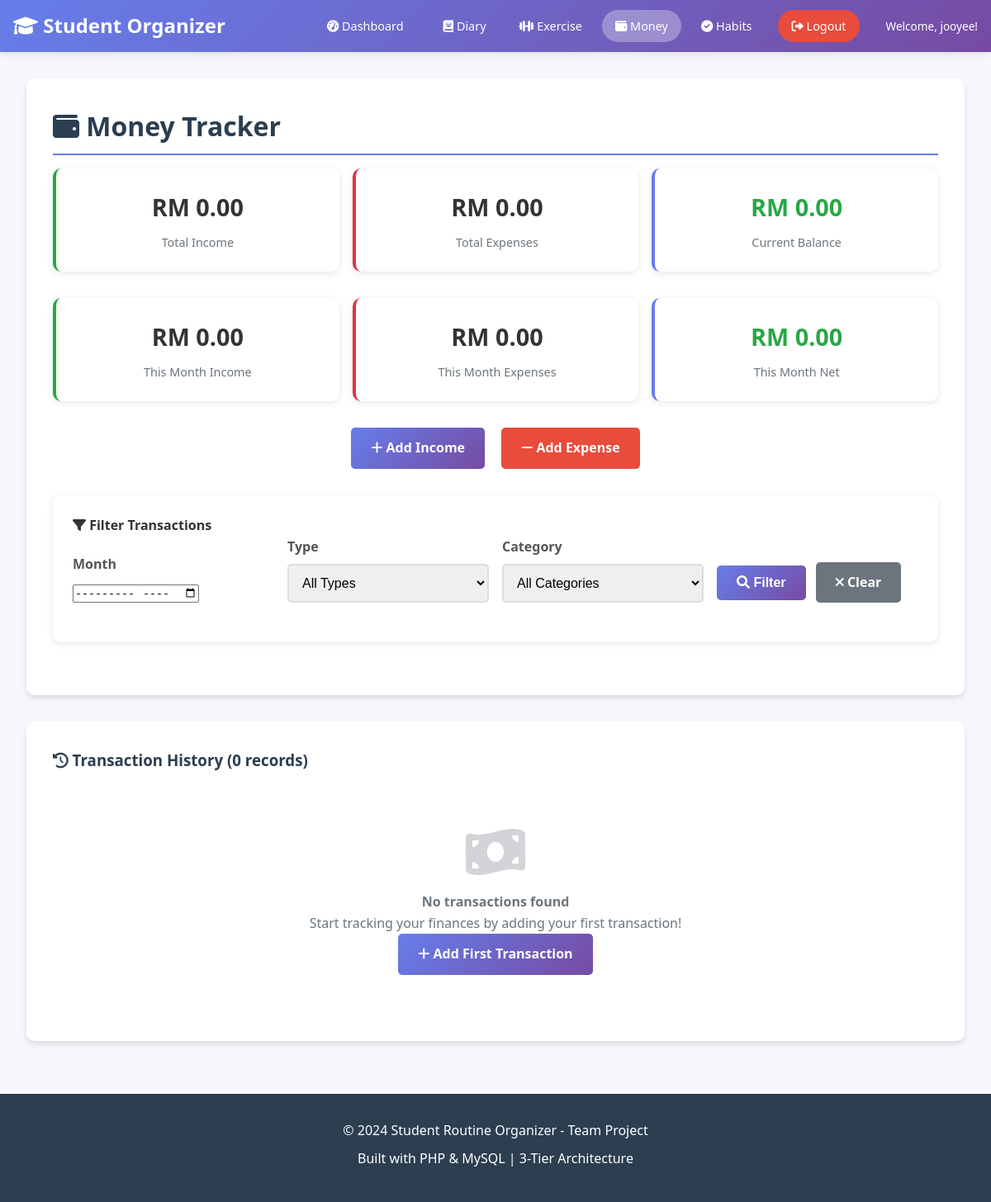
Before: /money/index.php (signed in) with the older database file.
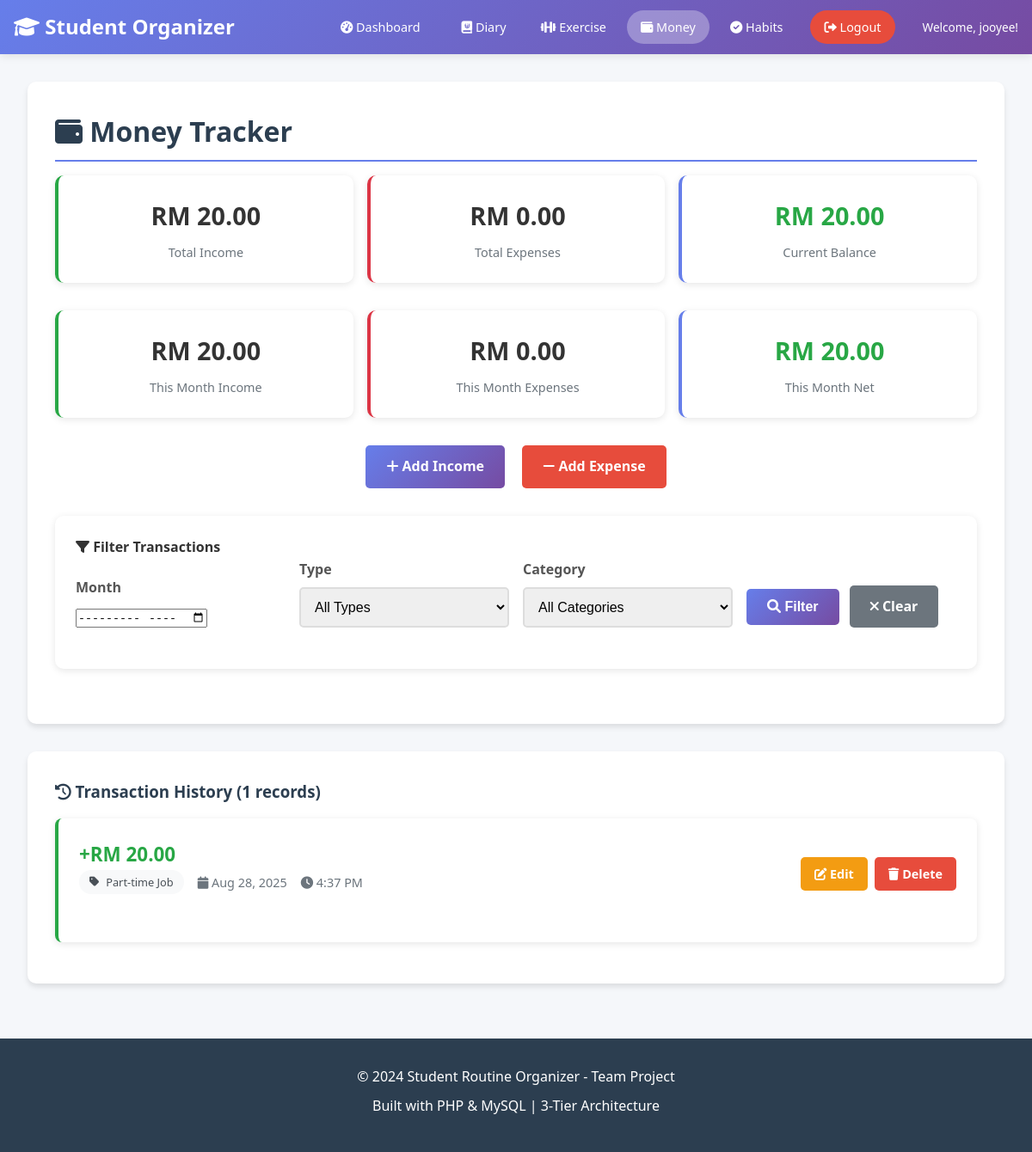
After: the same page with the newer database file.
### tables this page shows
CREATE TABLE `money_transactions` (
  `transaction_id` int(11) NOT NULL,
  `user_id` int(11) NOT NULL,
  `type` enum('income','expense') NOT NULL,
  `amount` decimal(10,2) NOT NULL,
  `category` varchar(50) NOT NULL,
  `description` varchar(255) DEFAULT NULL,
  `transaction_date` date NOT NULL,
  `created_at` timestamp NOT NULL DEFAULT current_timestamp(),
  `updated_at` timestamp NOT NULL DEFAULT current_timestamp() ON UPDATE current_timestamp()
);

### money/index.php (the view, shortened to what the changed rows need)
<?php
require_once '../includes/ErrorHandler.php';
$user_id = SessionManager::getCurrentUserId();
try {
    $db = new Database();
    $conn = $db->getConnection();
} catch (Exception $e) {
    die("Database connection error: " . $e->getMessage());
}
$filterMonth = isset($_GET['month']) && !empty($_GET['month']) ? $_GET['month'] : '';
$filterCategory = isset($_GET['category']) && !empty($_GET['category']) ? $_GET['category'] : '';
$filterType = isset($_GET['type']) && !empty($_GET['type']) ? $_GET['type'] : '';
$balanceStmt = $conn->prepare("
    SELECT
        COALESCE(SUM(CASE WHEN type = 'income' THEN amount ELSE 0 END), 0) as total_income,
        COALESCE(SUM(CASE WHEN type = 'expense' THEN amount ELSE 0 END), 0) as total_expenses,
        COALESCE(SUM(CASE WHEN type = 'income' THEN amount ELSE -amount END), 0) as current_balance
    FROM money_transactions
    WHERE user_id = ?
");
$balanceStmt->execute([$user_id]);
$balance = $balanceStmt->fetch(PDO::FETCH_ASSOC);
$summaryMonth = $filterMonth ?: date('Y-m');
$monthlyStmt = $conn->prepare("
    SELECT
        COALESCE(SUM(CASE WHEN type = 'income' THEN amount ELSE 0 END), 0) as month_income,
        COALESCE(SUM(CASE WHEN type = 'expense' THEN amount ELSE 0 END), 0) as month_expenses
    FROM money_transactions
    WHERE user_id = ? AND DATE_FORMAT(transaction_date, '%Y-%m') = ?
");
$monthlyStmt->execute([$user_id, $summaryMonth]);
$monthly = $monthlyStmt->fetch(PDO::FETCH_ASSOC);
$whereConditions = ["user_id = ?"];
$queryParams = [$user_id];
$whereClause = implode(' AND ', $whereConditions);
$page = isset($_GET['page']) ? (int)$_GET['page'] : 1;
$perPage = 20;
$offset = ($page - 1) * $perPage;
$countQuery = "SELECT COUNT(*) FROM money_transactions WHERE $whereClause";
$countStmt = $conn->prepare($countQuery);
$countStmt->execute($queryParams);
$totalTransactions = $countStmt->fetchColumn();
$transactionQuery = "
    SELECT * FROM money_transactions
    WHERE $whereClause
    ORDER BY transaction_date DESC, created_at DESC
    LIMIT $perPage OFFSET $offset
";
$transactionStmt = $conn->prepare($transactionQuery);
$transactionStmt->execute($queryParams);
$transactions = $transactionStmt->fetchAll(PDO::FETCH_ASSOC);
include '../includes/header.php';
?>
<div class="container">
    <h2><i class="fas fa-wallet"></i> Money Tracker</h2>
    <div class="balance-cards">
        <div class="balance-card income">
            <div class="balance-amount">RM <?php echo number_format($balance['total_income'], 2); ?></div>
            <div class="balance-label">Total Income</div>
        </div>
        <div class="balance-card balance">
            <div class="balance-amount" style="color: <?php echo $balance['current_balance'] >= 0 ? '#28a745' : '#dc3545'; ?>">
                RM <?php echo number_format($balance['current_balance'], 2); ?>
            </div>
            <div class="balance-label">Current Balance</div>
        </div>
    </div>
    <div class="balance-cards">
        <div class="balance-card income">
            <div class="balance-amount">RM <?php echo number_format($monthly['month_income'], 2); ?></div>
            <div class="balance-label">This Month Income</div>
        </div>
        <div class="balance-card balance">
            <div class="balance-amount" style="color: <?php echo ($monthly['month_income'] - $monthly['month_expenses']) >= 0 ? '#28a745' : '#dc3545'; ?>">
                RM <?php echo number_format($monthly['month_income'] - $monthly['month_expenses'], 2); ?>
            </div>
            <div class="balance-label">This Month Net</div>
        </div>
    </div>
</div>
<div class="container">
    <h3><i class="fas fa-history"></i> Transaction History (<?php echo number_format($totalTransactions); ?> records)</h3>
    <?php if (empty($transactions)): ?>
        <div style="text-align: center; padding: 3rem; color: #6c757d;">
            <i class="fas fa-money-bill-wave" style="font-size: 4rem; margin-bottom: 1rem; opacity: 0.3;"></i>
            <h4>No transactions found</h4>
            <?php if ($filterMonth || $filterCategory || $filterType): ?>
                <p>No transactions match your current filters.</p>
                <p><strong>Current filters:</strong>
                    <?php if ($filterMonth): ?>Month: <?php echo date('F Y', strtotime($filterMonth . '-01')); ?> | <?php endif; ?>
                    <?php if ($filterType): ?>Type: <?php echo ucfirst($filterType); ?> | <?php endif; ?>
                    <?php if ($filterCategory): ?>Category: <?php echo $filterCategory; ?><?php endif; ?>
                </p>
                <a href="index.php" class="btn btn-primary">
                    <i class="fas fa-times"></i> Clear All Filters
                </a>
            <?php else: ?>
                <p>Start tracking your finances by adding your first transaction!</p>
                <a href="add_transaction.php" class="btn btn-primary">
                    <i class="fas fa-plus"></i> Add First Transaction
                </a>
            <?php endif; ?>
        </div>
    <?php else: ?>
        <?php foreach ($transactions as $transaction): ?>
            <div class="transaction-card <?php echo $transaction['type']; ?>">
                <div class="transaction-header">
                    <div>
                        <div class="transaction-amount <?php echo $transaction['type']; ?>">
                            <?php echo $transaction['type'] === 'income' ? '+' : '-'; ?>RM <?php echo number_format($transaction['amount'], 2); ?>
                        </div>
                        <div class="transaction-meta">
                            <span class="category-badge">
                                <i class="fas fa-tag"></i>
                                <?php echo htmlspecialchars($transaction['category']); ?>
                            </span>
                            <span><i class="fas fa-calendar"></i> <?php echo date('M j, Y', strtotime($transaction['transaction_date'])); ?></span>
                            <span><i class="fas fa-clock"></i> <?php echo date('g:i A', strtotime($transaction['created_at'])); ?></span>
                        </div>
                    </div>
                    <div class="transaction-actions">
                        <a href="edit_transaction.php?id=<?php echo $transaction['transaction_id']; ?>" class="btn btn-warning btn-small">
                            <i class="fas fa-edit"></i> Edit
                        </a>
                        <a href="?delete=<?php echo $transaction['transaction_id']; ?><?php
                            $filterParams = [];
                            if (!empty($filterParams)) echo '&' . implode('&', $filterParams);
                        ?>"
                           class="btn btn-danger btn-small"
                           onclick="return confirm('Are you sure you want to delete this transaction?')">
                            <i class="fas fa-trash"></i> Delete
                        </a>
                    </div>
                </div>
            </div>
        <?php endforeach; ?>
    <?php endif; ?>
</div>
<?php include '../includes/footer.php'; ?>

Changed rows visible on the page:
added money_transactions: amount "20.00", category "Part-time Job", transaction_date "Aug 28, 2025", created_at "4:37 PM"
Other visible differences:
$balance['total_income']: "0.00" → "20.00"
$balance['current_balance']: "0.00" → "20.00"
$monthly['month_income']: "0.00" → "20.00"
$monthly['month_income'] - $monthly['month_expenses']: "0.00" → "20.00"
$totalTransactions: "0" → "1"
text no longer shown: "No transactions found Start tracking your finances by adding your first transaction! Add First Transaction"
